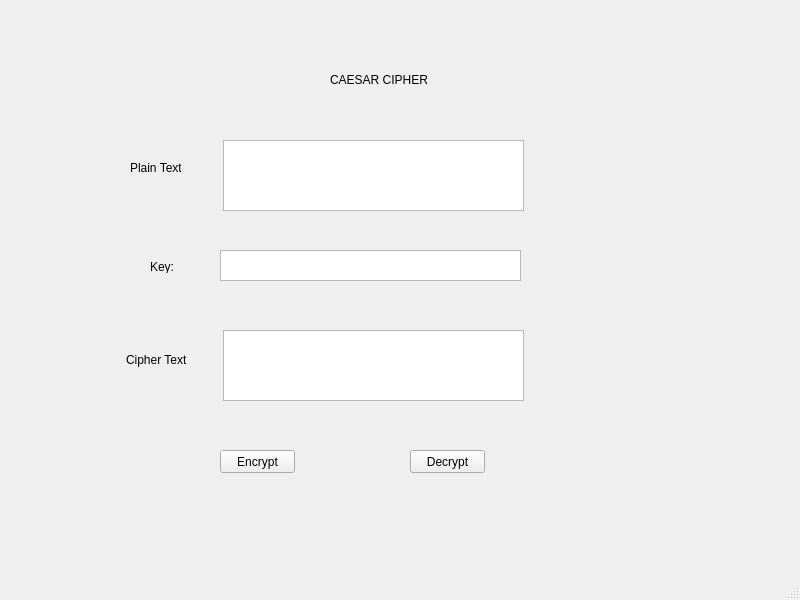
<?xml version="1.0" encoding="UTF-8"?>
<ui version="4.0">
 <class>MainWindow</class>
 <widget class="QMainWindow" name="MainWindow">
  <property name="geometry">
   <rect>
    <x>0</x>
    <y>0</y>
    <width>800</width>
    <height>600</height>
   </rect>
  </property>
  <property name="windowTitle">
   <string>MainWindow</string>
  </property>
  <widget class="QWidget" name="centralwidget">
   <widget class="QPushButton" name="pushButton">
    <property name="geometry">
     <rect>
      <x>220</x>
      <y>450</y>
      <width>75</width>
      <height>23</height>
     </rect>
    </property>
    <property name="text">
     <string>Encrypt</string>
    </property>
   </widget>
   <widget class="QPushButton" name="pushButton_2">
    <property name="geometry">
     <rect>
      <x>410</x>
      <y>450</y>
      <width>75</width>
      <height>23</height>
     </rect>
    </property>
    <property name="text">
     <string>Decrypt</string>
    </property>
   </widget>
   <widget class="QLabel" name="label">
    <property name="geometry">
     <rect>
      <x>330</x>
      <y>70</y>
      <width>141</width>
      <height>20</height>
     </rect>
    </property>
    <property name="baseSize">
     <size>
      <width>4</width>
      <height>0</height>
     </size>
    </property>
    <property name="text">
     <string>CAESAR CIPHER</string>
    </property>
   </widget>
   <widget class="QLabel" name="label_2">
    <property name="geometry">
     <rect>
      <x>130</x>
      <y>160</y>
      <width>51</width>
      <height>16</height>
     </rect>
    </property>
    <property name="text">
     <string>Plain Text:</string>
    </property>
   </widget>
   <widget class="QLabel" name="label_3">
    <property name="geometry">
     <rect>
      <x>150</x>
      <y>260</y>
      <width>47</width>
      <height>13</height>
     </rect>
    </property>
    <property name="text">
     <string>Key:</string>
    </property>
   </widget>
   <widget class="QLabel" name="label_4">
    <property name="geometry">
     <rect>
      <x>126</x>
      <y>350</y>
      <width>61</width>
      <height>20</height>
     </rect>
    </property>
    <property name="text">
     <string>Cipher Text:</string>
    </property>
   </widget>
   <widget class="QPlainTextEdit" name="plainTextEdit">
    <property name="geometry">
     <rect>
      <x>223</x>
      <y>140</y>
      <width>301</width>
      <height>71</height>
     </rect>
    </property>
   </widget>
   <widget class="QPlainTextEdit" name="plainTextEdit_2">
    <property name="geometry">
     <rect>
      <x>223</x>
      <y>330</y>
      <width>301</width>
      <height>71</height>
     </rect>
    </property>
   </widget>
   <widget class="QPlainTextEdit" name="textEdit_2">
    <property name="geometry">
     <rect>
      <x>220</x>
      <y>250</y>
      <width>301</width>
      <height>31</height>
     </rect>
    </property>
   </widget>
  </widget>
  <widget class="QMenuBar" name="menubar">
   <property name="geometry">
    <rect>
     <x>0</x>
     <y>0</y>
     <width>800</width>
     <height>21</height>
    </rect>
   </property>
  </widget>
  <widget class="QStatusBar" name="statusbar"/>
 </widget>
 <resources/>
 <connections/>
</ui>
